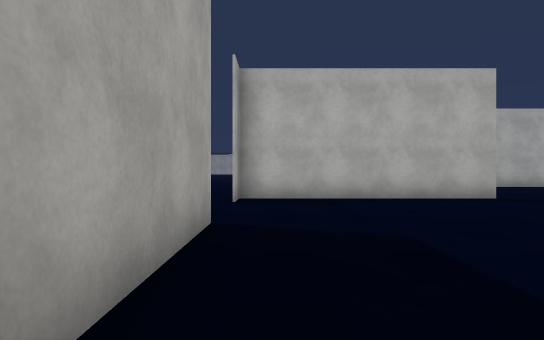
[1] (above)

15 first-person views from a walk through a 3-D level made in the Unity game engine. The camera is 1.3 m above the floor, looks level and sees 75° across. The floor is counted in squares, 2 m on a side. Each view is taken from the middle of a square. On the plan, view 1 faces up. The plan holds only what a view shows up to about 10 squares ahead; the rest is blank. The place goes on beyond the plan. Surface patterns are stand-ins for the level's own textures.

[2]
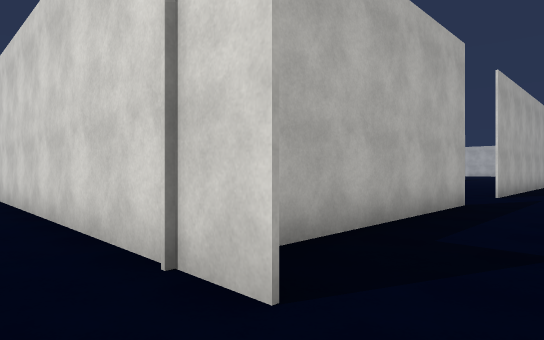

[3]
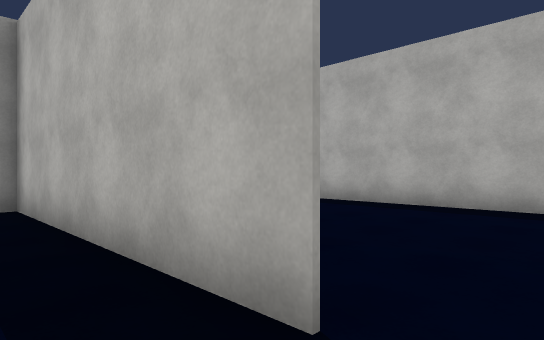

[4]
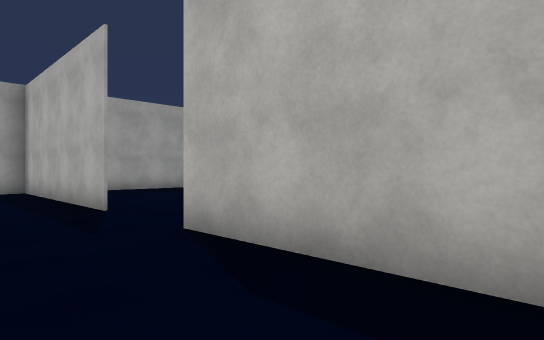

[5]
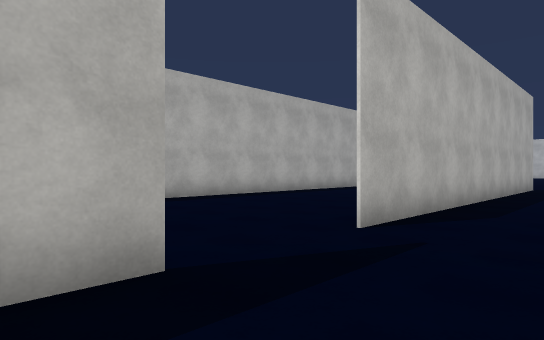

[6]
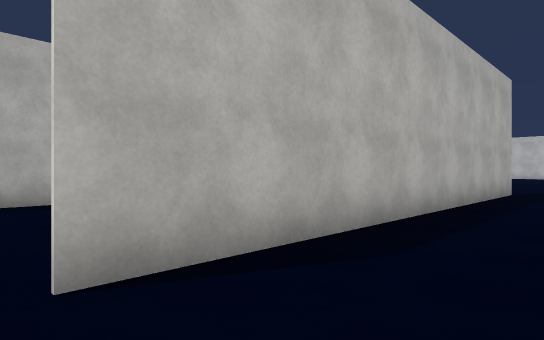

[7]
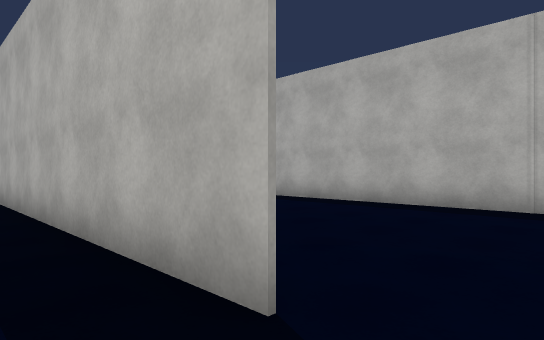

[8]
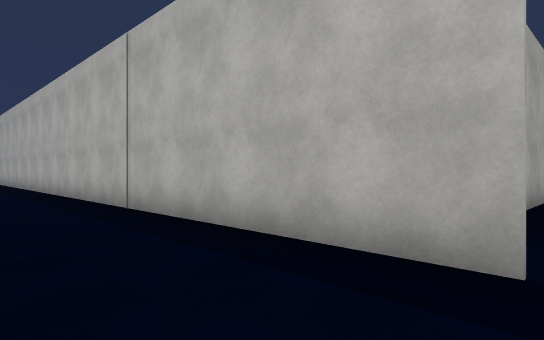

[9]
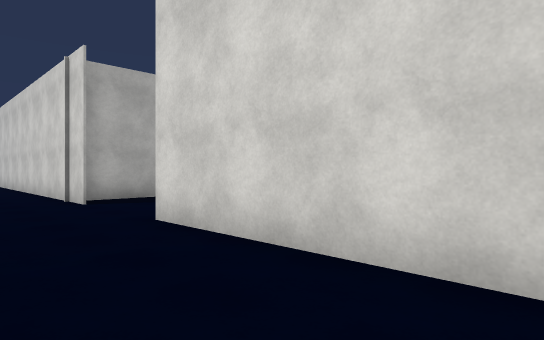

[10]
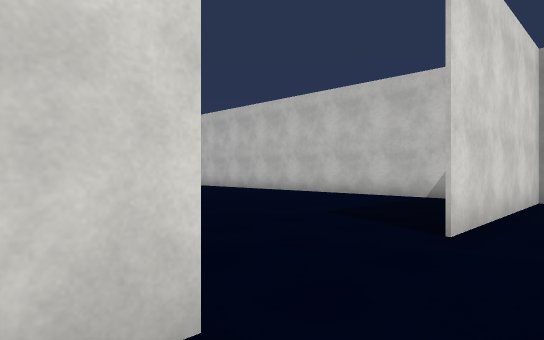

[11]
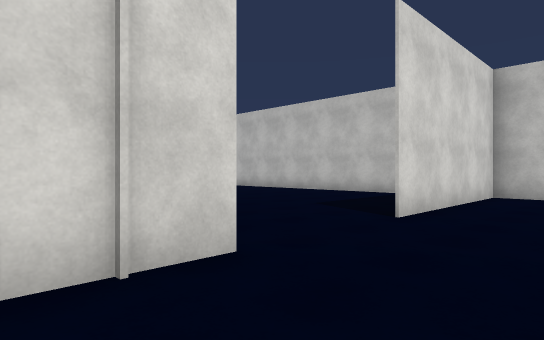

[12]
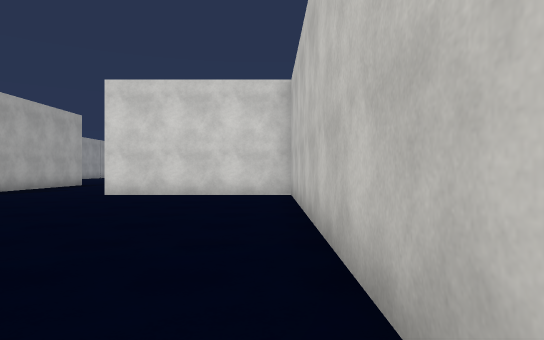

[13]
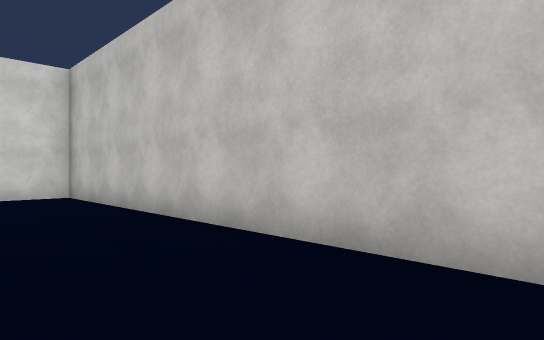

[14]
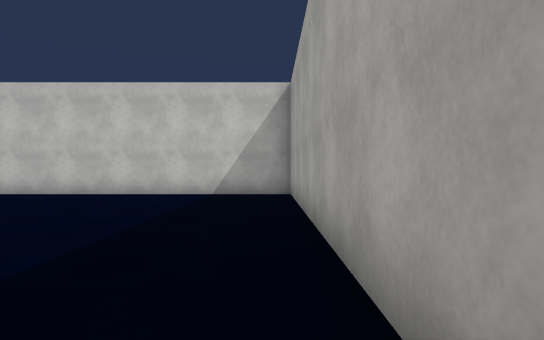

[15]
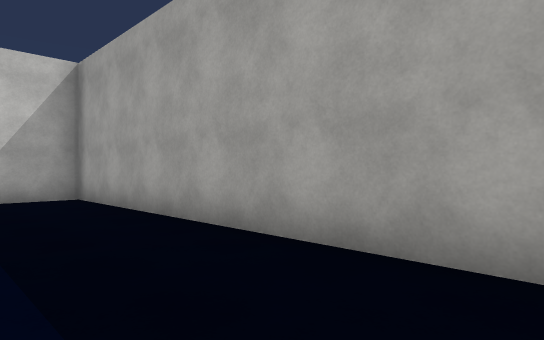

### Floor plan
Key: @ floor where view 1 was taken; # wall or solid block; . floor.
Columns run from 13 left of view 1 to 24 right of it. Each row starts with its distance up from view 1.
 20                                    #
 19                                    #
 18                                    #
 17
 16
 15             #
 14             #######  ################
 13             #
 12             #
 11             #                        .
 10             #
  9  .        . #
  8 #  .       .#######  ##########
  7 #.                 .            .
  6 #.         .     .  .   .
  5 #
  4 #           #
  3 #           #
  2 #  .        #
  1 #           #
  0 #........ . #@
 -1 ##################

Where each view was taken, in squares from view 1:
view 1: 0 up, 0 right, facing up
view 2: 6 up, 2 left, facing up-right
view 3: 7 up, 6 right, facing up-left
view 4: 6 up, 11 right, facing up-left
view 5: 6 up, 4 right, facing up-right
view 6: 6 up, 7 right, facing up-right
view 7: 7 up, 19 right, facing up-left
view 8: 11 up, 24 right, facing up-left
view 9: 0 up, 3 left, facing up-right
view 10: 8 up, 2 left, facing down-right
view 11: 9 up, 3 left, facing down-right
view 12: 0 up, 10 left, facing right
view 13: 2 up, 10 left, facing down-right
view 14: 9 up, 12 left, facing down
view 15: 8 up, 10 left, facing down-left
